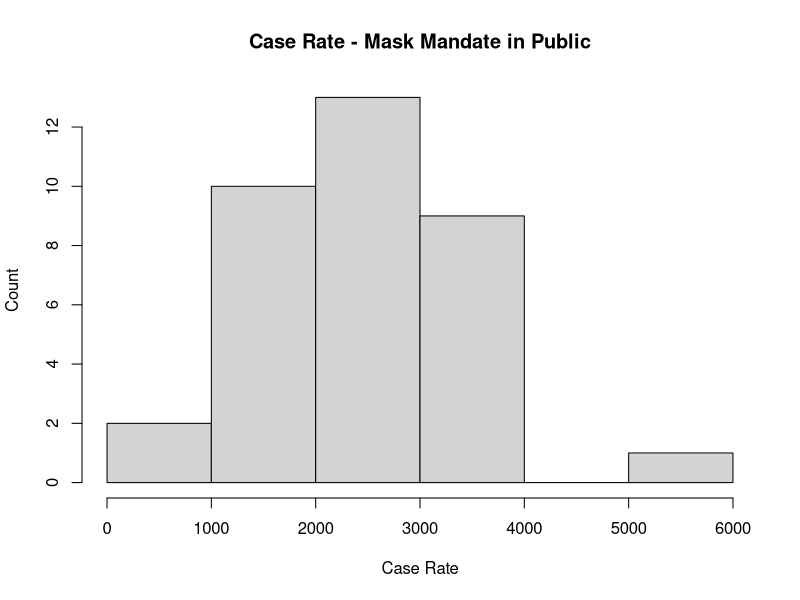
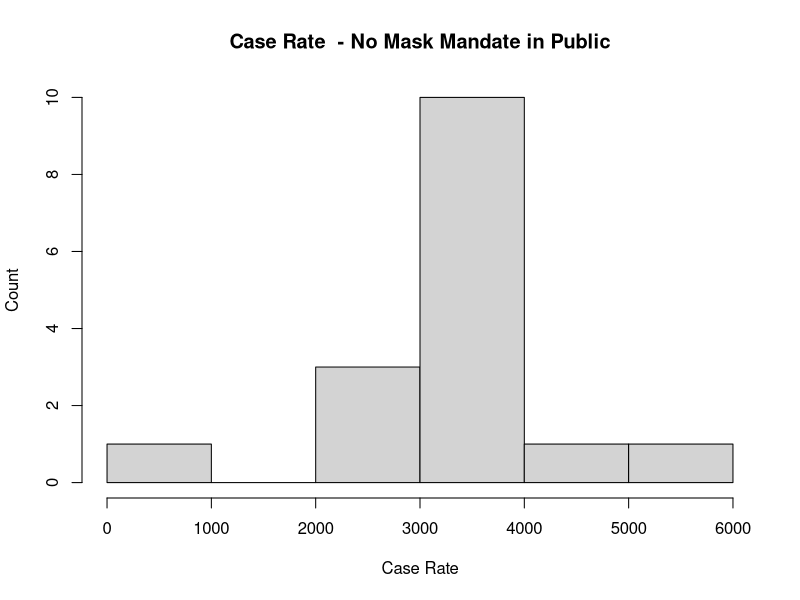
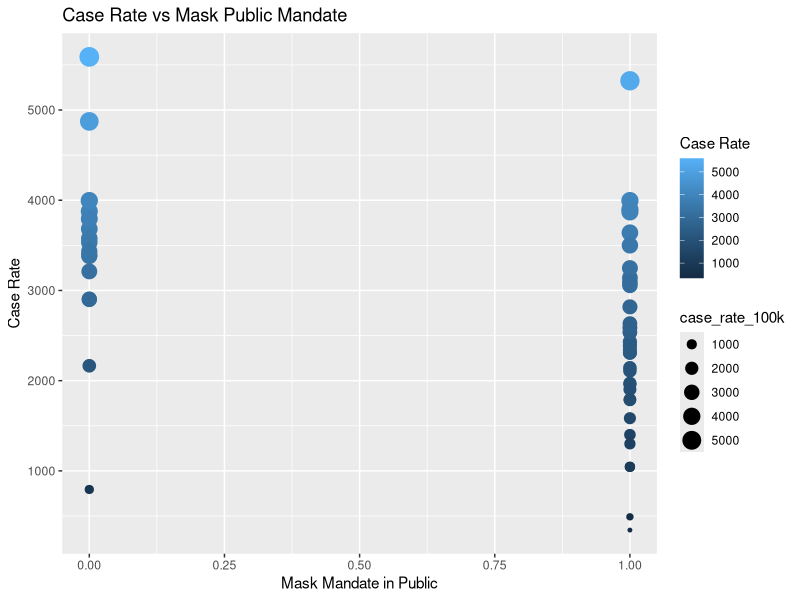
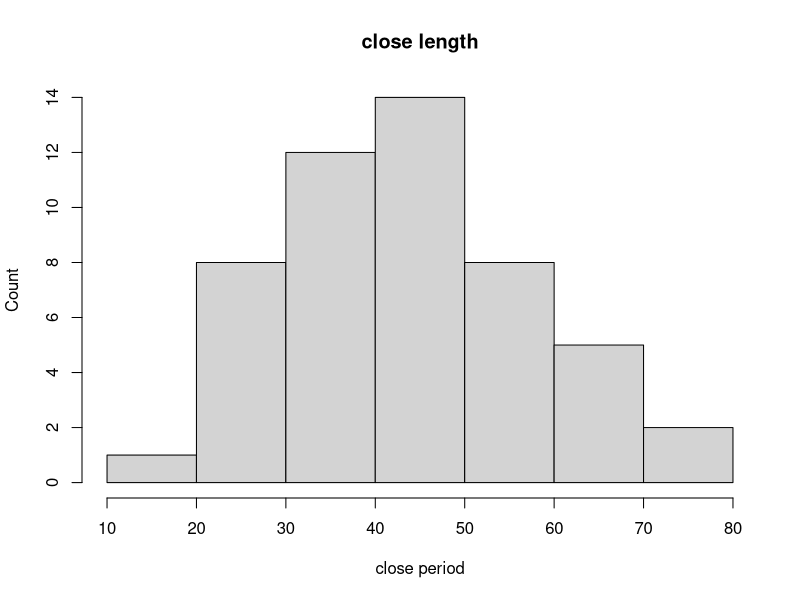
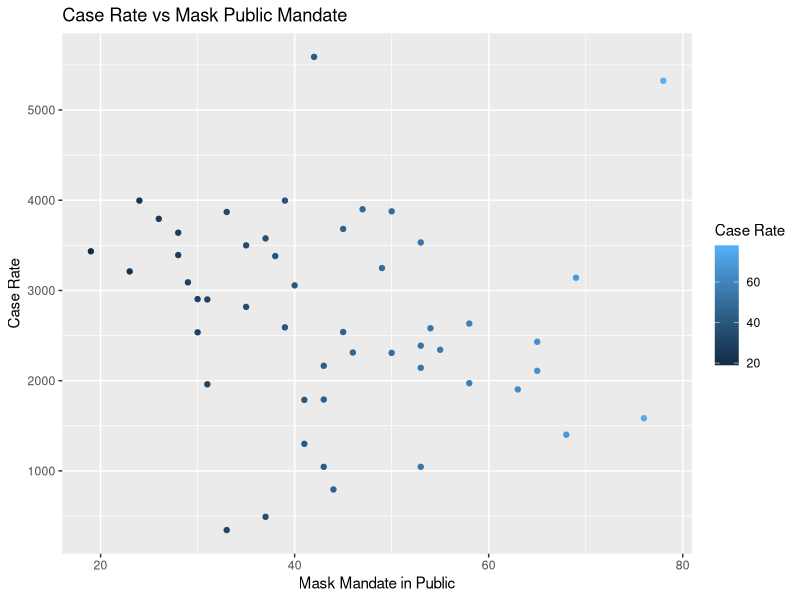
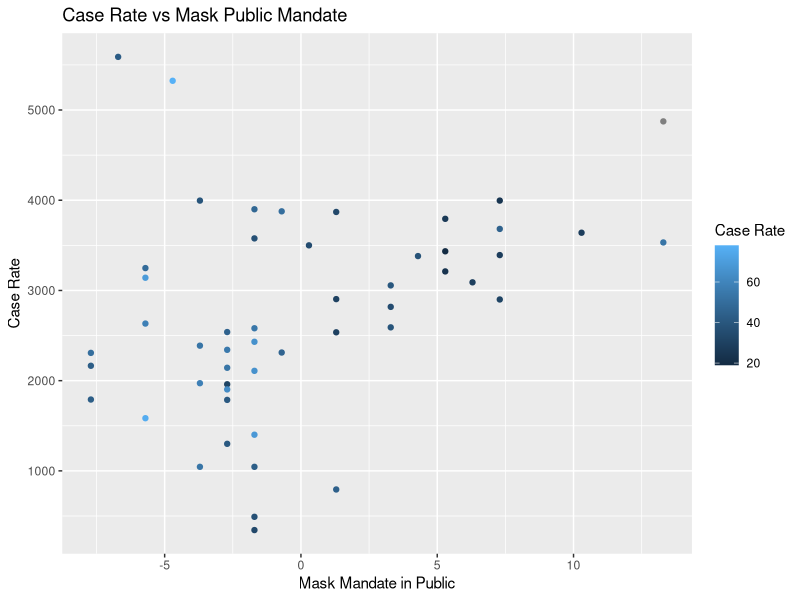

Write R code to recreate these figures, in order.
## ---- chunk 1
library(lmtest)
library(sandwich)
library(tidyverse)
library(magrittr)
library(ggplot2)
library(patchwork)
## ---- chunk 2
df <- read.csv("covid-19.csv", header = TRUE)
df<-df%>%
  rename(case_rate_100k = 'Case.Rate.per.100000',
         death_rate_100k = 'Death.Rate.per.100000',
         population_density = 'Population.density.per.square.miles',
         white_pct = 'White...of.Cases',
         black_pct = 'Black...of.Cases',
         hispanic_pct = 'Hispanic...of.Cases',
         other_pct = 'Other...of.Cases',
         state_emergency = 'State.of.emergency',
         business_closed = 'Closed.other.non.essential.businesses',
         business_reopen = 'Began.to.reopen.businesses.statewide',
         mask_public='Mandate.face.mask.use.by.all.individuals.in.public.spaces',
         mask_legal='No.legal.enforcement.of.face.mask.mandate') %>%
  select(case_rate_100k, death_rate_100k,population_density, white_pct, black_pct, hispanic_pct, 
         other_pct, state_emergency, business_closed, business_reopen, mask_public, mask_legal)
# Assign correct data types
cols.num <- c("white_pct","black_pct","hispanic_pct","other_pct")
df[cols.num] <- sapply(df[cols.num],as.numeric)
df$state_emergency=as.Date(df$state_emergency, format = "%m/%d/%Y")
df$business_closed=as.Date(df$business_closed, format = "%m/%d/%Y")
df$business_reopen=as.Date(df$business_reopen, format = "%m/%d/%Y")
head(df)
## ---- chunk 3

df <- df %>% 
  mutate(
    mask_public_bool = case_when(
      mask_public == 0 ~ 0, 
      !(mask_public == 0) ~ 1
      )
  )
head(df)
## ---- chunk 4
hist(df$case_rate_100k[df$mask_public_bool == 1], xlab='Case Rate', ylab='Count', main='Case Rate - Mask Mandate in Public')
hist(df$case_rate_100k[df$mask_public_bool == 0], xlab='Case Rate', ylab='Count', main='Case Rate  - No Mask Mandate in Public')
## ---- chunk 5
df %>% 
  ggplot(aes(x = mask_public_bool, y = case_rate_100k, color = case_rate_100k)) + 
  geom_point(aes(size=case_rate_100k)) + 
  labs(
    title = 'Case Rate vs Mask Public Mandate', 
    x = 'Mask Mandate in Public', 
    y = 'Case Rate', 
    color = 'Case Rate'
  )
## ---- chunk 6
model3 <- lm(case_rate_100k ~ log(population_density) +white_pct+ mask_public_bool, data = df)
coeftest(model3, vcov = vcovHC)
## ---- chunk 7

df$close_period = as.integer( df$business_reopen-df$business_closed)
head(df)
hist(df$close_period, xlab='close period', ylab='Count', main='close length')
df %>% 
  ggplot(aes(x = close_period, y = case_rate_100k, color = close_period)) + 
  geom_point() + 
  labs(
    title = 'Case Rate vs Mask Public Mandate', 
    x = 'Mask Mandate in Public', 
    y = 'Case Rate', 
    color = 'Case Rate'
  )

model3 <- lm(case_rate_100k ~ close_period, data = df)
coeftest(model3, vcov = vcovHC)

df[is.na(df$business_closed),]
df[42,'business_closed'] = max(df$business_closed[!is.na(df$business_reopen)])
mean(df$business_closed)
df$business_close_diff = df$business_closed-mean(df$business_closed)
head(df)

df %>% 
  ggplot(aes(x = business_close_diff, y = case_rate_100k, color = close_period)) + 
  geom_point() + 
  labs(
    title = 'Case Rate vs Mask Public Mandate', 
    x = 'Mask Mandate in Public', 
    y = 'Case Rate', 
    color = 'Case Rate'
  )

model3 <- lm(case_rate_100k ~ business_close_diff + mask_public_bool, data = df)
coeftest(model3, vcov = vcovHC)
